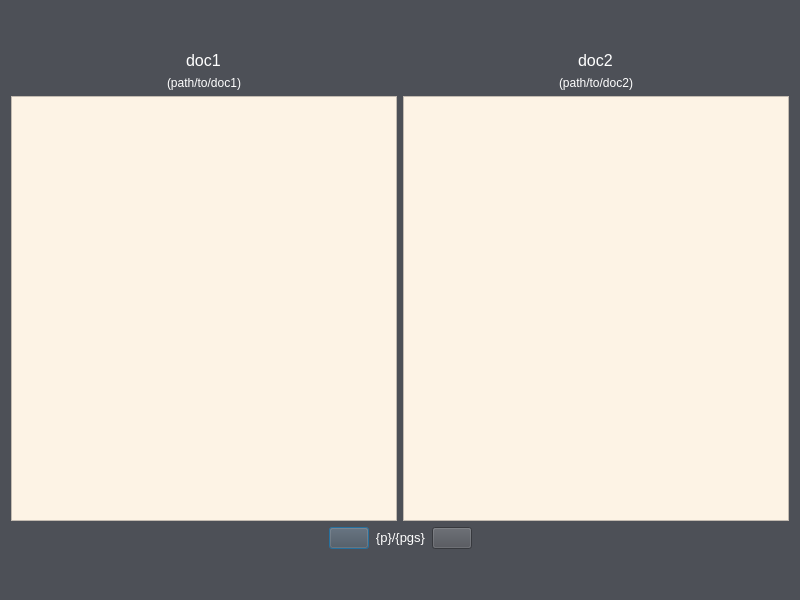
<?xml version="1.0" encoding="UTF-8"?>
<ui version="4.0">
    <class>Dialog</class>
    <widget class="QDialog" name="Dialog">
        <property name="geometry">
            <rect>
                <x>0</x>
                <y>0</y>
                <width>800</width>
                <height>600</height>
            </rect>
        </property>
        <property name="sizePolicy">
            <sizepolicy hsizetype="Preferred" vsizetype="Preferred">
                <horstretch>0</horstretch>
                <verstretch>0</verstretch>
            </sizepolicy>
        </property>
        <property name="minimumSize">
            <size>
                <width>800</width>
                <height>600</height>
            </size>
        </property>
        <property name="maximumSize">
            <size>
                <width>800</width>
                <height>600</height>
            </size>
        </property>
        <property name="windowTitle">
            <string>Document Pair Matches</string>
        </property>
        <property name="windowIcon">
            <iconset resource="../res/resources.qrc">
                <normaloff>:/icon.ico</normaloff>:/icon.ico
            </iconset>
        </property>
        <property name="styleSheet">
            <string notr="true">background-color: rgb(77, 80, 87);</string>
        </property>
        <layout class="QVBoxLayout" name="verticalLayout">
            <item>
                <spacer name="top_spacer">
                    <property name="orientation">
                        <enum>Qt::Vertical</enum>
                    </property>
                    <property name="sizeType">
                        <enum>QSizePolicy::Fixed</enum>
                    </property>
                    <property name="sizeHint" stdset="0">
                        <size>
                            <width>20</width>
                            <height>40</height>
                        </size>
                    </property>
                </spacer>
            </item>
            <item>
                <layout class="QGridLayout" name="doc_layout">
                    <item row="2" column="1">
                        <widget class="QTextBrowser" name="doc2_text">
                            <property name="sizePolicy">
                                <sizepolicy hsizetype="Expanding" vsizetype="Expanding">
                                    <horstretch>0</horstretch>
                                    <verstretch>0</verstretch>
                                </sizepolicy>
                            </property>
                            <property name="styleSheet">
                                <string notr="true">color: rgb(186, 33, 33);
                                    background-color: rgb(253, 243, 229);
                                </string>
                            </property>
                        </widget>
                    </item>
                    <item row="0" column="1" alignment="Qt::AlignHCenter">
                        <widget class="QLabel" name="doc2_label">
                            <property name="styleSheet">
                                <string notr="true">color: rgb(255, 255, 255);
                                    font-size: 12pt;
                                </string>
                            </property>
                            <property name="text">
                                <string>doc2</string>
                            </property>
                        </widget>
                    </item>
                    <item row="0" column="0" alignment="Qt::AlignHCenter">
                        <widget class="QLabel" name="doc1_label">
                            <property name="styleSheet">
                                <string notr="true">color: rgb(255, 255, 255);
                                    font-size: 12pt;
                                </string>
                            </property>
                            <property name="text">
                                <string>doc1</string>
                            </property>
                        </widget>
                    </item>
                    <item row="2" column="0">
                        <widget class="QTextBrowser" name="doc1_text">
                            <property name="sizePolicy">
                                <sizepolicy hsizetype="Expanding" vsizetype="Expanding">
                                    <horstretch>0</horstretch>
                                    <verstretch>0</verstretch>
                                </sizepolicy>
                            </property>
                            <property name="styleSheet">
                                <string notr="true">color: rgb(186, 33, 33);
                                    background-color: rgb(253, 243, 229);
                                </string>
                            </property>
                        </widget>
                    </item>
                    <item row="1" column="0" alignment="Qt::AlignHCenter">
                        <widget class="QLabel" name="doc1_path">
                            <property name="styleSheet">
                                <string notr="true">color: rgb(255, 255, 255);</string>
                            </property>
                            <property name="text">
                                <string>(path/to/doc1)</string>
                            </property>
                        </widget>
                    </item>
                    <item row="1" column="1" alignment="Qt::AlignHCenter">
                        <widget class="QLabel" name="doc2_path">
                            <property name="styleSheet">
                                <string notr="true">color: rgb(255, 255, 255);</string>
                            </property>
                            <property name="text">
                                <string>(path/to/doc2)</string>
                            </property>
                        </widget>
                    </item>
                </layout>
            </item>
            <item>
                <layout class="QHBoxLayout" name="button_layout">
                    <item>
                        <spacer name="button_left_spacer">
                            <property name="orientation">
                                <enum>Qt::Horizontal</enum>
                            </property>
                            <property name="sizeHint" stdset="0">
                                <size>
                                    <width>40</width>
                                    <height>20</height>
                                </size>
                            </property>
                        </spacer>
                    </item>
                    <item>
                        <widget class="QPushButton" name="prev_button">
                            <property name="enabled">
                                <bool>true</bool>
                            </property>
                            <property name="text">
                                <string/>
                            </property>
                            <property name="icon">
                                <iconset resource="../res/resources.qrc">
                                    <normaloff>:/before_white.png</normaloff>:/before_white.png
                                </iconset>
                            </property>
                        </widget>
                    </item>
                    <item>
                        <widget class="QLabel" name="page_label">
                            <property name="styleSheet">
                                <string notr="true">color: #fff;
                                    font-size: 10pt;
                                </string>
                            </property>
                            <property name="text">
                                <string>&lt;html&gt;&lt;head/&gt;&lt;body&gt;&lt;p align=&quot;center&quot;&gt;{p}/{pgs}&lt;/p&gt;&lt;/body&gt;&lt;/html&gt;</string>
                            </property>
                        </widget>
                    </item>
                    <item>
                        <widget class="QPushButton" name="next_button">
                            <property name="text">
                                <string/>
                            </property>
                            <property name="icon">
                                <iconset resource="../res/resources.qrc">
                                    <normaloff>:/next_white.png</normaloff>:/next_white.png
                                </iconset>
                            </property>
                        </widget>
                    </item>
                    <item>
                        <spacer name="button_right_spacer">
                            <property name="orientation">
                                <enum>Qt::Horizontal</enum>
                            </property>
                            <property name="sizeHint" stdset="0">
                                <size>
                                    <width>40</width>
                                    <height>20</height>
                                </size>
                            </property>
                        </spacer>
                    </item>
                </layout>
            </item>
            <item>
                <spacer name="bottom_spacer">
                    <property name="orientation">
                        <enum>Qt::Vertical</enum>
                    </property>
                    <property name="sizeType">
                        <enum>QSizePolicy::Fixed</enum>
                    </property>
                    <property name="sizeHint" stdset="0">
                        <size>
                            <width>20</width>
                            <height>40</height>
                        </size>
                    </property>
                </spacer>
            </item>
        </layout>
    </widget>
    <resources>
        <include location="../res/resources.qrc"/>
    </resources>
    <connections/>
</ui>
